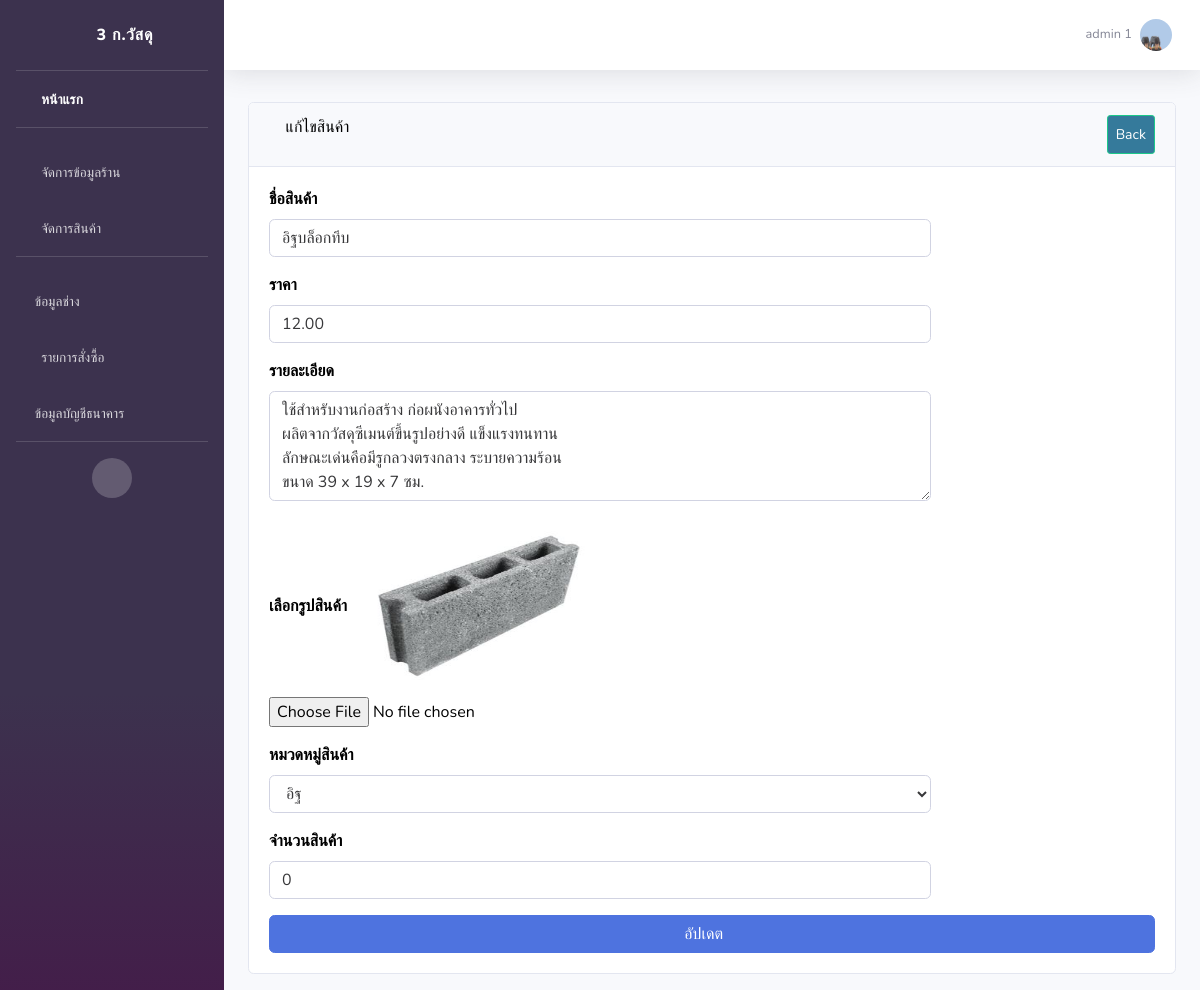
Page /editproduct/1/ (signed in) on the earlier database version.
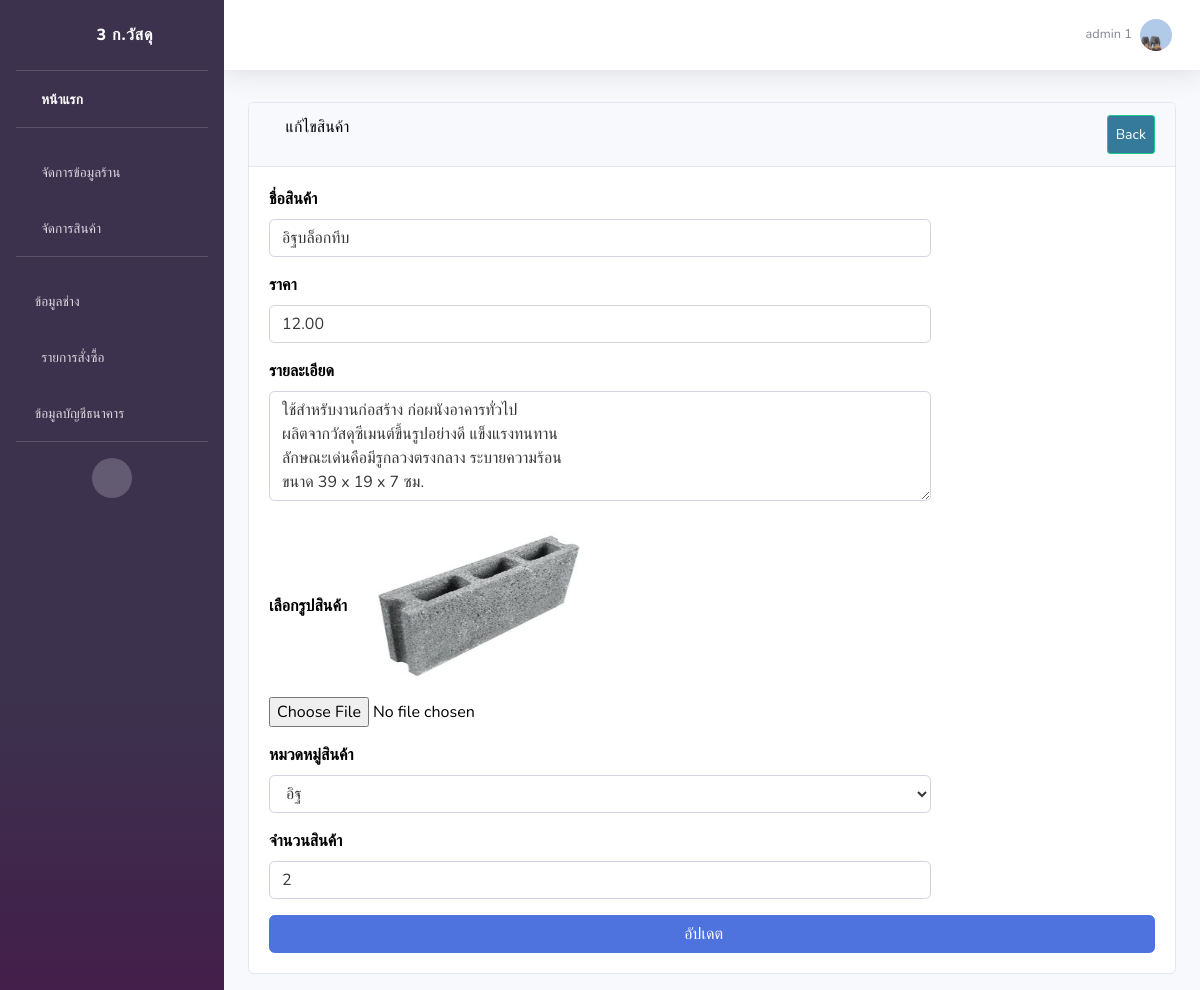
Same page on the later database version.
### api/models.py (models this page shows, shortened)
class Product(models.Model):
    name = models.CharField(max_length=1000,default=' ',verbose_name = 'ชื่อสินค้า')
    price = models.DecimalField(max_digits=7, decimal_places=2)
    product_detail = models.TextField(max_length=10000,default=' ',verbose_name = 'รายละเอียดสินค้า')
    product_img = models.ImageField(upload_to='images/product/', default='images/product/no-img.png' ,verbose_name = 'รูปสินค้า')
    product_type = models.ForeignKey(Product_Type,on_delete=models.CASCADE,verbose_name = 'หมวดหมู่สินค้า') #หมวดหมู่สินค้า
    quantity = models.IntegerField(verbose_name = 'จำนวนสินค้า') #จำนวนสินค้า
    received_quantity = models.IntegerField(default = 0, null = True, blank = True) #ตัวแปรเพิ่มจำนวนสินค้าในสต๊อก
    quantityS = models.IntegerField(default = 0, null = True, blank = True)
    class Meta:
        verbose_name = 'สินค้า'

### api/views.py (the view)
# urls.py: path('editproduct/<int:id>/', views.editproduct),
def editproduct(request, id=0):
    product = Product.objects.get(pk=id)
    product_types = Product_Type.objects.all()
    if request.method == 'POST':
        form = ProductForm(request.POST, request.FILES, instance=product)
        if form.is_valid():
            form.save()
            return redirect('/product')
        else:
            print("==== form.errors ====")
            print(form.errors)
    else:
        form = ProductForm(product)
    return render(request, 'api/editproduct.html' ,{
        'form': form,
        'product': product,
        'product_types': product_types,
    })

### api/forms.py
class ProductForm(forms.ModelForm):
    class Meta:
        model = Product
        fields = [  'name','price', 'product_detail', 'product_img','product_type','quantity' ]

### api/templates/api/editproduct.html (shortened to what this page needs)
{% extends 'api/base.html' %}
{% block content %}
<div id="content-wrapper">
  <div class="container-fluid">
      <div class="card mb-3">
          <div class="card-header">
              <i class="fas fa-table"></i>
              แก้ไขสินค้า
              <a  class="btn btn-sm btn-success" href="/product" style="padding: 8px; float: right; background-color: rgb(53, 122, 155); color: white;">Back</a>
          </div>
          <div class="card-body">
            <form class="form-horizontal" action="/editproduct/{{ product.id }}/" method="POST"  enctype="multipart/form-data">
              <div class="form-group">
                  <div class="form-row">
                      <div class="col-md-9">
                          <div class="form-label-group">
                            <label for="name"><b>ชื่อสินค้า</b></label>
                            <input type="text" class="form-control" placeholder="กรุณากรอกชื่อสินค้า" name="name" value="{{ product.name }}"  required>
                          </div>
                      </div>
                  </div>
              </div>
              <div class="form-group">
                <div class="form-row">
                    <div class="col-md-9">
                        <div class="form-label-group">
                          <label for="price"><b>ราคา</b></label>
                          <input type="number" class="form-control" placeholder="กรุณากรอกราคา" name="price" value="{{ product.price }}" required>
                        </div>
                    </div>
                </div>
            </div>
            <div class="form-group">
              <div class="form-row">
                  <div class="col-md-9">
                      <div class="form-label-group">
                        <label for="product_detail"><b>รายละเอียด</b></label>
                              <textarea type="text" class="form-control" rows="4"  placeholder="กรุณากรอกราคา" name="product_detail" value="{{ product.product_detail }}" required>{{ product.product_detail }}</textarea>
                      </div>
                  </div>
              </div>
          </div>
          <div class="form-group">
            <div class="form-row">
                <div class="col-md-9">
                    <div class="form-label-group">
                      <label for="exampleInputFile"><b>เลือกรูปสินค้า</b></label>
                      <img src="/media/{{product.product_img}}" class="img-rounded" alt="img" width="250" height="180">
                      <input type="file" class="form-control-file" name="product_img" id="exampleInputFile" aria-describedby="fileHelp">
                    </div>
                </div>
            </div>
        </div>
        <div class="form-group">
          <div class="form-row">
              <div class="col-md-9">
                  <div class="form-label-group">
                    <label for="exampleSelect1"><b>หมวดหมู่สินค้า</b></label>
                    <select class="form-control" id="Select" name="product_type" required>
                      {% for c in product_types %}
                      {% if c == product.product_type %}
                      <option value="{{c.id}}" selected>{{ c.product_type }}</option>
                      {% else %}
                      <option value="{{c.id}}">{{ c.product_type }}</option>
                      {% endif %}
                      {% endfor %}
                    </select>
                  </div>
              </div>
          </div>
      </div>
        <div class="form-group">
          <div class="form-row">
              <div class="col-md-9">
                  <div class="form-label-group">
                    <label for="quantity"><b>จำนวนสินค้า</b></label>
                    <input type="number" class="form-control" placeholder="กรุณากรอกจำนวนสินค้า" name="quantity" value="{{ product.quantity }}" required>
                  </div>
              </div>
          </div>
      </div>
              <button class="btn btn-primary btn-block" type="submit">อัปเดต &nbsp;&nbsp;&nbsp;</button>
          </form>
          </div>
      </div>
  </div>
</div>
{% endblock %}

Differences in the rows shown:
changed Product "อิฐบล็อกทึบ": quantity "0" → "2"
